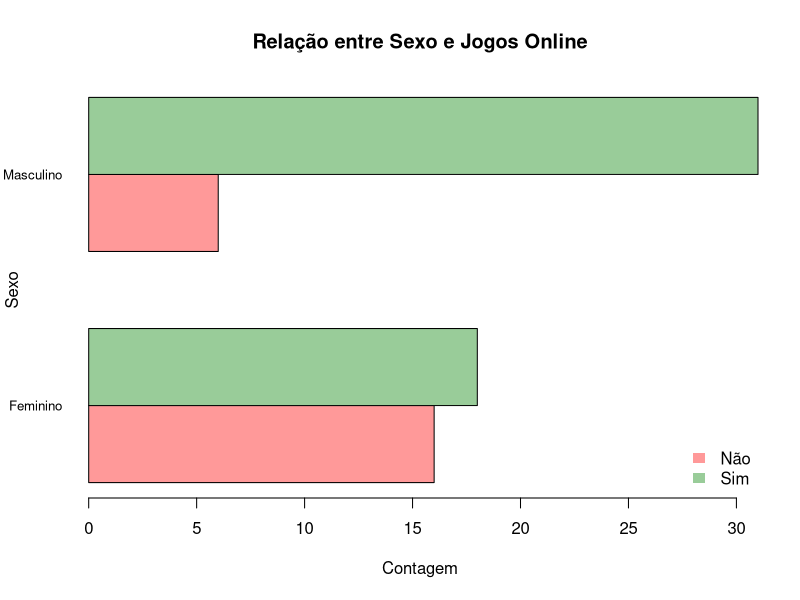

R code for this plot:
library(readxl)

# Carregar a planilha especificando a planilha "Microdados Num"
planilha <- read_excel("database_numerica.xlsx", sheet = "Microdados Num")

# Acessar as colunas "Sexo" e "JOGOS_ON" no objeto de dados
sexo <- factor(planilha$SEXO, labels = c("Feminino", "Masculino"))
jogos_on <- factor(planilha$JOGOS_ON, labels = c("Não", "Sim"))

# Criar um novo dataframe com as colunas de relação
relacao_sexo_jogos <- data.frame(SEXO = sexo, JOGOS_ON = jogos_on)

# Contar a frequência de cada combinação de sexo e uso de jogos online
contagem <- table(relacao_sexo_jogos)

# Definir as cores para cada opção de uso de jogos online
cores_jogos_on <- c("#FF9999", "#99CC99")

# Criar o gráfico de barras horizontais
grafico <- barplot(t(contagem), horiz = TRUE, beside = TRUE,
                   ylab = "Sexo", xlab = "Contagem",
                   main = "Relação entre Sexo e Jogos Online",
                   col = cores_jogos_on, las = 1, cex.names = 0.8)

# Criar a legenda com as cores e opções de uso de jogos online correspondentes
legenda <- paste(levels(jogos_on))
legend("bottomright", legend = legenda, fill = cores_jogos_on, border = NA, bty = "n", text.col = "black", cex = 1)
